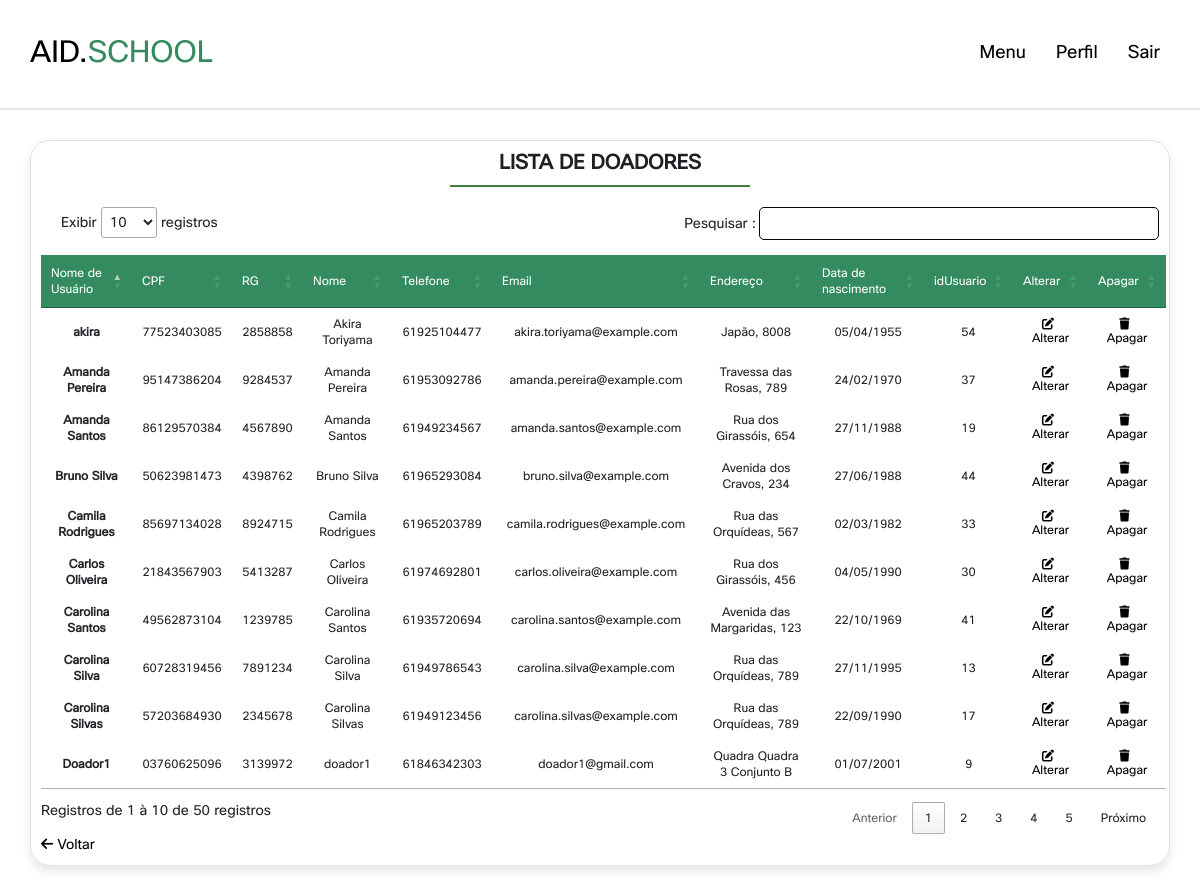
/VIEW/ListarDoador.php (signed in), run on the app's committed database.
### tables this page shows
CREATE TABLE IF NOT EXISTS `doador` (
  `cpfdoador` VARCHAR(60) NOT NULL,
  `rgdoador` VARCHAR(60) NOT NULL,
  `nomedoador` VARCHAR(60) NOT NULL,
  `telefonedoador` VARCHAR(60) NOT NULL,
  `emaildoador` VARCHAR(60) NOT NULL,
  `enderecodoador` VARCHAR(60) NOT NULL,
  `dtnascdoador` DATE NOT NULL,
  `idusuario` INT(10) NOT NULL,
  PRIMARY KEY (`cpfdoador`),
  UNIQUE INDEX `CPF_UNIQUE` (`cpfdoador` ASC),
  UNIQUE INDEX `RG_UNIQUE` (`rgdoador` ASC),
  INDEX `fk_doador_usuario1_idx` (`idusuario` ASC),
  CONSTRAINT `fk_doador_usuario1`
    FOREIGN KEY (`idusuario`)
    REFERENCES `usuario` (`idusuario`)
    ON DELETE CASCADE
    ON UPDATE CASCADE);

CREATE TABLE IF NOT EXISTS `usuario` (
  `idusuario` INT(10) NOT NULL AUTO_INCREMENT,
  `login` VARCHAR(60) NOT NULL,
  `senha` VARCHAR(60) NOT NULL,
  `idperfil` INT(10) NOT NULL,
  PRIMARY KEY (`idusuario`),
  UNIQUE INDEX `login_UNIQUE` (`login` ASC),
  INDEX `fk_usuario_perfil1_idx` (`idperfil` ASC),
  CONSTRAINT `fk_usuario_perfil1`
    FOREIGN KEY (`idperfil`)
    REFERENCES `perfil` (`idperfil`)
    ON DELETE CASCADE
    ON UPDATE CASCADE);

### DAO/CONEXAO/CONEXAO.php (called while the page is built)
<?php
abstract class CONEXAO {
    private static $instance;
    public static function getInstance() {
        try {
            if (!isset(self::$instance)) {
                self::$instance = new PDO("mysql:host=localhost;dbname=dbdoar;charset=UTF8", "root", "");
                self::$instance->setAttribute(PDO::ATTR_ERRMODE, PDO::ERRMODE_EXCEPTION);
            }
            return self::$instance;
        } catch (PDOException $exc) {
            echo "Erro ao conectar o banco de dados :" . $exc->getMessage();
        }
    }
}
?>

### DAO/DoadorDAO.php (called while the page is built, shortened)
<?php
require_once 'CONEXAO/CONEXAO.php';
class DoadorDAO
{
    public $pdo = null;
    public function __construct()
    {
        $this->pdo = Conexao::getInstance();
    }
    public function Pesquisar()
    {
        try {
            $sql = "SELECT *, date_format(dtnascdoador,'%d/%m/%Y')AS dataformatada FROM doador d
                    INNER JOIN usuario u on d.idusuario = u.idusuario;";
            $execucao = $this->pdo->prepare($sql);
            $execucao->execute();
            $pesquisa = $execucao->fetchALL(PDO::FETCH_ASSOC);
            return $pesquisa;
        } catch (PDOException $exc) {
            echo $exc->getMessage();
        }
    }
}

### VIEW/ListarDoador.php (the view, shortened to what this page needs)
<?php
require_once '../DAO/DoadorDAO.php';
$DoadorDAO = new DoadorDAO;
$resultado = $DoadorDAO->Pesquisar();
?>
<!DOCTYPE html>
<html>
<head>
    <link rel="stylesheet" href="https://cdnjs.cloudflare.com/ajax/libs/font-awesome/6.0.0/css/all.min.css">
    <link rel="stylesheet" href="https://cdnjs.cloudflare.com/ajax/libs/bootstrap/4.6.1/css/bootstrap.min.css">
    <link rel="stylesheet" href="../CSS/lista.css">
    <link rel="stylesheet" href="../CSS/NavbarperfilAdm.css">
    <link rel="stylesheet" type="text/css" href="//cdn.datatables.net/1.10.7/css/jquery.dataTables.css">
    <link rel="stylesheet" type="text/css" href="//cdn.datatables.net/1.10.7/css/jquery.dataTables.css">
</head>
<body>
    <?php
    include '../VIEW/NavbarperfilAdm.php';
    ?>
    <div class="containerlistar">
        <h1 class="heading">Lista de Doadores </h1>
        <table id='dataTable'>
            <thead>
                <tr>
                    <td>Nome de Usuário</td>
                    <td>CPF</td>
                    <td>RG</td>
                    <td>Nome</td>
                    <td>Telefone</td>
                    <td>Email</td>
                    <td>Endereço</td>
                    <td>Data de nascimento</td>
                    <td>idUsuario</td>
                    <td>Alterar</td>
                    <td>Apagar</td>
                </tr>
            </thead>
            <tbody>
                <?php
                foreach ($resultado as $r) {
                    echo "<tr>";
                    echo "<td>{$r["login"]}</td>";
                    echo "<td>{$r["cpfdoador"]}</td>";
                    echo "<td>{$r["rgdoador"]}</td>";
                    echo "<td>{$r["nomedoador"]}</td>";
                    echo "<td>{$r["telefonedoador"]}</td>";
                    echo "<td>{$r["emaildoador"]}</td>";
                    echo "<td>{$r["enderecodoador"]}</td>";
                    echo "<td>{$r["dataformatada"]}</td>";
                    echo "<td>{$r["idusuario"]}</td>";
                    echo "<td><a href='../VIEW/formAlterarDoador.php?id={$r["cpfdoador"]}'><i class='fas fa-edit'></i> Alterar</a></td>";
                    echo "<td><a href='../CONTROLLER/ApagarDoador.php?id={$r["cpfdoador"]}' onclick='return confirmarApagar(event, {$r["cpfdoador"]})'><i class='fas fa-trash'></i> Apagar</a></td>";
                    echo "</tr>";
                }
                ?>
            </tbody>
        </table>
        <a href="InicioAdm.php" class="left-button">
            <i class="fas fa-arrow-left"></i> Voltar
        </a>
    </div>
</body>
</html>

### CSS/lista.css (style rules this page uses)
:root { --COR1:#43803E; --COR2:#6BCC62; --COR3:#145a0e; --COR4:#338b5f; --COR7:#1F2024; --font-Opensans: Open Sans, sans-serif; --font-Cisco-bold: font-CiscoSans; --font-Cisco-regular: font-CiscoSans2; --border:.2rem solid rgba(0,0,0,.1); --box-shadow:0 .5rem 1rem rgba(0,0,0,.1); }
.heading { text-align: center; font-size: 2rem; color: var(--COR7); text-transform: uppercase; font-weight: bolder; margin-bottom: rem; }
.heading::after { content: ""; display: block; width: 300px; height: 2px; background-color: var(--COR1); margin: 0 auto; margin-top: 10px; margin-bottom: 0px; }
a.left-button { text-decoration: none; color:black; }
.containerlistar { width: 95%; font-size: 14px; margin: 140 auto; padding: 10px; border: 1px solid #0000001e; border-collapse: collapse; border-radius: 20px; box-shadow:var(--box-shadow) ; }
table { width: 80%; margin-top: 0px; text-align: center; font-size: 12px; }
thead { background-color: var(--COR4); color:white; }
tbody td { padding: 10px; }
tbody td:first-child { font-weight: bold; border-collapse: collapse; }
tbody a { text-decoration: none; color: #000000; }
tbody i { margin-right: 5px; }

### CSS/NavbarperfilAdm.css (style rules this page uses)
:root { --COR1:#43803E; --COR2:#6BCC62; --COR3:#145a0e; --COR4:#338b5f; --COR7:#1F2024; --COR8:#ffffff; --COR10:#e7e7e7; --COR11:#024059; --COR12:#026873; --COR13:#0CABA8; --COR14:#015958; --COR15:#F28157; --COR16:#DB8244; --COR17:#FF9A75; --COR18:#BF6545; --font-Opensans: Open Sans, sans-serif; --font-Cisco-bold: font-CiscoSans; --font-Cisco-regular: font-CiscoSans2; --border:.2rem solid rgba(0,0,0,.1); --box-shadow:0 .5rem 1rem rgba(0,0,0,.1); }
* { font-family: var(--font-Cisco-regular); margin:0; padding:0; box-sizing: border-box; outline: none; border:none; text-decoration: none !important; }
html { font-size: 62.5%; }

### data on the page
doador: idusuario.login "Doador1", cpfdoador "03760625096", rgdoador "3139972", nomedoador "doador1", telefonedoador "61846342303", emaildoador "doador1@gmail.com", enderecodoador "Quadra Quadra 3 Conjunto B", dataformatada "01/07/2001", idusuario.idusuario "9"
doador: idusuario.login "Carlos Oliveira", cpfdoador "21843567903", rgdoador "5413287", nomedoador "Carlos Oliveira", telefonedoador "61974692801", emaildoador "carlos.oliveira@example.com", enderecodoador "Rua dos Girassóis, 456", dataformatada "04/05/1990", idusuario.idusuario "30"
doador: idusuario.login "Carolina Santos", cpfdoador "49562873104", rgdoador "1239785", nomedoador "Carolina Santos", telefonedoador "61935720694", emaildoador "carolina.santos@example.com", enderecodoador "Avenida das Margaridas, 123", dataformatada "22/10/1969", idusuario.idusuario "41"
doador: idusuario.login "Bruno Silva", cpfdoador "50623981473", rgdoador "4398762", nomedoador "Bruno Silva", telefonedoador "61965293084", emaildoador "bruno.silva@example.com", enderecodoador "Avenida dos Cravos, 234", dataformatada "27/06/1988", idusuario.idusuario "44"
doador: idusuario.login "Carolina Silvas", cpfdoador "57203684930", rgdoador "2345678", nomedoador "Carolina Silvas", telefonedoador "61949123456", emaildoador "carolina.silvas@example.com", enderecodoador "Rua das Orquídeas, 789", dataformatada "22/09/1990", idusuario.idusuario "17"
doador: idusuario.login "Carolina Silva", cpfdoador "60728319456", rgdoador "7891234", nomedoador "Carolina Silva", telefonedoador "61949786543", emaildoador "carolina.silva@example.com", enderecodoador "Rua das Orquídeas, 789", dataformatada "27/11/1995", idusuario.idusuario "13"
doador: idusuario.login "akira", cpfdoador "77523403085", rgdoador "2858858", nomedoador "Akira Toriyama", telefonedoador "61925104477", emaildoador "akira.toriyama@example.com", enderecodoador "Japão, 8008", dataformatada "05/04/1955", idusuario.idusuario "54"
doador: idusuario.login "Camila Rodrigues", cpfdoador "85697134028", rgdoador "8924715", nomedoador "Camila Rodrigues", telefonedoador "61965203789", emaildoador "camila.rodrigues@example.com", enderecodoador "Rua das Orquídeas, 567", dataformatada "02/03/1982", idusuario.idusuario "33"
doador: idusuario.login "Amanda Santos", cpfdoador "86129570384", rgdoador "4567890", nomedoador "Amanda Santos", telefonedoador "61949234567", emaildoador "amanda.santos@example.com", enderecodoador "Rua dos Girassóis, 654", dataformatada "27/11/1988", idusuario.idusuario "19"
doador: idusuario.login "Amanda Pereira", cpfdoador "95147386204", rgdoador "9284537", nomedoador "Amanda Pereira", telefonedoador "61953092786", emaildoador "amanda.pereira@example.com", enderecodoador "Travessa das Rosas, 789", dataformatada "24/02/1970", idusuario.idusuario "37"
